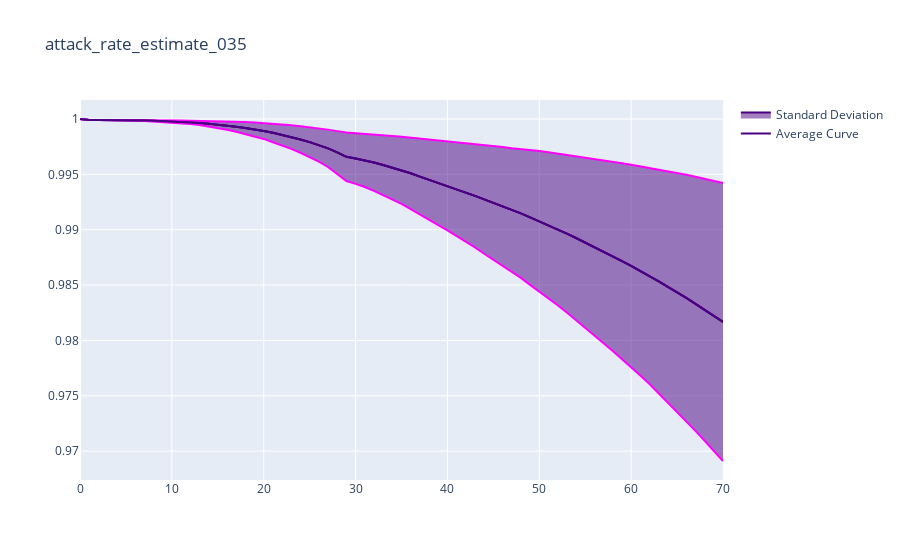

The notebook cell this image was saved under:
### Code cell
plot_average_curve(attack_rate_estimate_035, 'attack_rate_estimate_035', 'susceptible', absolute=False, capacity=False)
